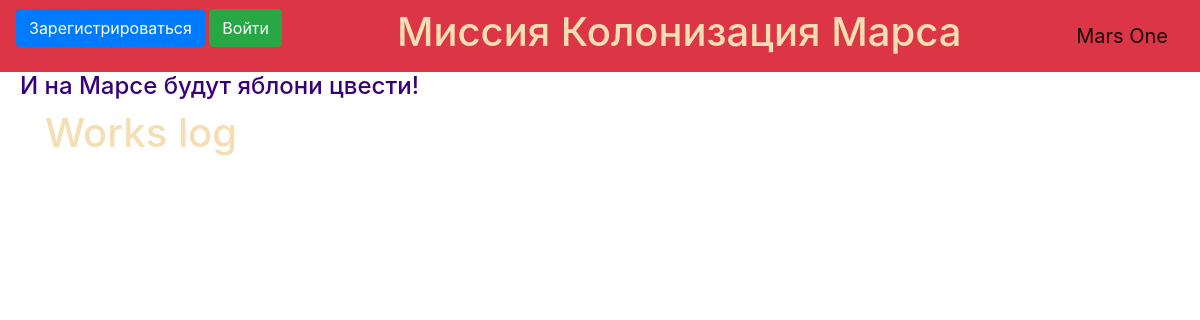
Before: / with the older database file.
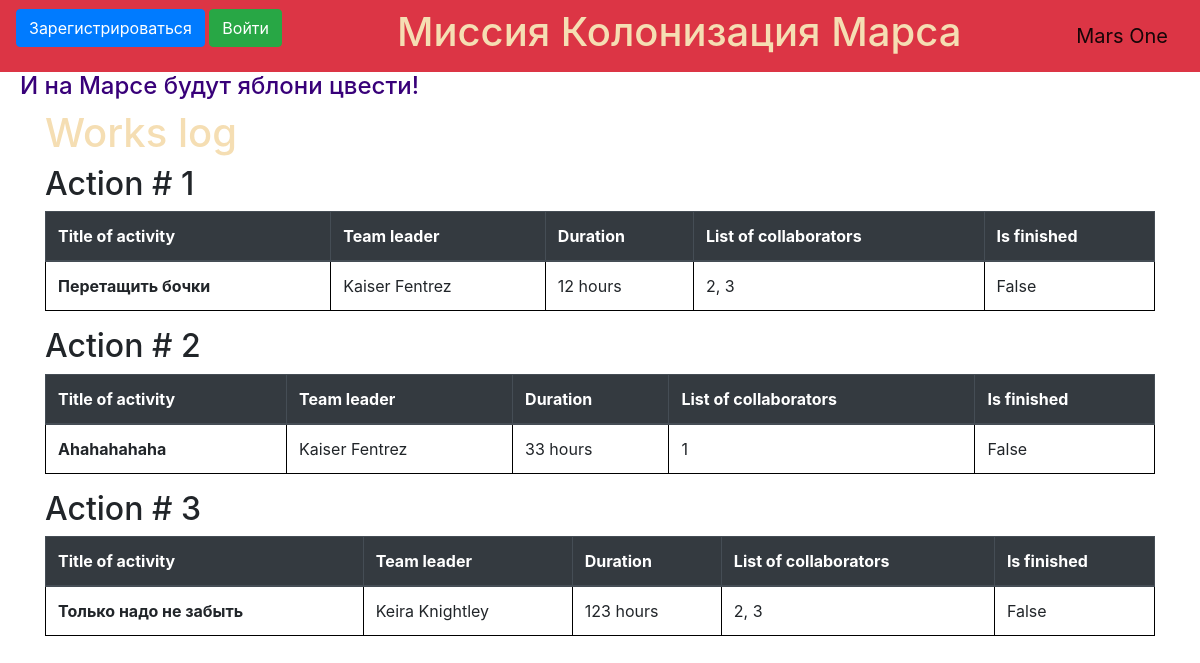
After: the same page with the newer database file.
### data/jobs.py (models this page shows, shortened)
class Jobs(SqlAlchemyBase):
    __tablename__ = 'jobs'
    id = sqlalchemy.Column(sqlalchemy.Integer,
                           primary_key=True, autoincrement=True)
    team_leader = sqlalchemy.Column(sqlalchemy.Integer,
                                sqlalchemy.ForeignKey("users.id"))
    job = sqlalchemy.Column(sqlalchemy.Integer, nullable=True)
    work_size = sqlalchemy.Column(sqlalchemy.Integer)
    collaborators = sqlalchemy.Column(sqlalchemy.String, nullable=True)
    end_date = sqlalchemy.Column(sqlalchemy.DateTime,
                                 default=datetime.datetime.now)
    start_date = sqlalchemy.Column(sqlalchemy.DateTime,
                                   default=datetime.datetime.now)
    is_finished = sqlalchemy.Column(sqlalchemy.Boolean, nullable=True)
    user = orm.relation('User')

### data/users.py (models this page shows, shortened)
class User(SqlAlchemyBase, UserMixin):
    __tablename__ = 'users'
    id = sqlalchemy.Column(sqlalchemy.Integer,
                           primary_key=True, autoincrement=True)
    surname = sqlalchemy.Column(sqlalchemy.String, nullable=True)
    name = sqlalchemy.Column(sqlalchemy.String, nullable=True)
    age = sqlalchemy.Column(sqlalchemy.Integer)
    position = sqlalchemy.Column(sqlalchemy.String, nullable=True)
    speciality = sqlalchemy.Column(sqlalchemy.String, nullable=True)
    address = sqlalchemy.Column(sqlalchemy.String, nullable=True)
    email = sqlalchemy.Column(sqlalchemy.String,
                              index=True, unique=True, nullable=True)
    hashed_password = sqlalchemy.Column(sqlalchemy.String, nullable=True)
    modified_date = sqlalchemy.Column(sqlalchemy.DateTime,
                                     default=datetime.datetime.now)
    jobs = orm.relation("Jobs", back_populates='user')

### main.py (the view)
@app.route("/")
def index():
    db_sess = db_session.create_session()
    jobs = db_sess.query(Jobs).all()
    return render_template("index.html", jobs=jobs)

### data/db_session.py (called while the page is built)
def create_session() -> Session:
    global __factory
    return __factory()

### templates/index.html (shortened to what this page needs)
{% extends "base.html" %}
{% block content %}
<h1>Works log</h1>
{% for item in jobs%}
<h2> Action # {{item.id}} </h2>
<table class="table">
    <thead class="thead-dark">
    <tr>
        <th scope="col">Title of activity</th>
        <th scope="col">Team leader</th>
        <th scope="col">Duration</th>
        <th scope="col">List of collaborators</th>
        <th scope="col">Is finished</th>
    </tr>
    </thead>
    <tbody>
    <tr>
        <th scope="row">{{item.job}}</th>
        <td>{{item.user.surname}} {{item.user.name}}</td>
        <td>{{item.work_size}} hours</td>
        <td>{{item.collaborators}}</td>
        <td>{{item.is_finished}}</td>
    </tr>
    </tbody>
</table>
{% endfor %}
{% endblock %}

### templates/base.html (shortened to what this page needs)
<!doctype html>
<html lang="en">
<head>
    <link rel="stylesheet" type="text/css" href="{{ url_for('static', filename='css/style2.css') }}">
    <link rel="stylesheet" href="https://stackpath.bootstrapcdn.com/bootstrap/4.4.1/css/bootstrap.min.css"
>
</head>
<body>
    <header>
        <nav class="navbar navbar-light bg-danger">
            {% if current_user.is_authenticated %}
            <a class="navbar-brand" href="/logout">{{ current_user.surname}} {{ current_user.name }}</a>
            {% else %}
            <p>
                <a class="btn btn-primary " href="/register">Зарегистрироваться</a>
                <a class="btn btn-success" href="/login">Войти</a>
            </p>
            {% endif %}
            <h1>Миссия Колонизация Марса</h1>
            <a class="navbar-brand" href="#">Mars One</a>
        </nav>
    </header>
    <h4>И на Марсе будут яблони цвести!</h4>
    <main role="main" class="container">
        {% block content %}{% endblock %}
    </main>
</body>
</html>

### static/css/style2.css (style rules this page uses)
h4 { padding-left: 20px; color: rgb(56, 0, 121); }
h1 { color: wheat; }
table, th, td { border: 1px solid black; border-collapse: collapse; }
td { padding: 100px; }

Changed rows visible on the page:
added Jobs: id "1", job "Перетащить бочки", user.surname "Kaiser", user.name "Fentrez", work_size "12", collaborators "2, 3", is_finished "False"
added Jobs: id "2", job "Ahahahahaha", user.surname "Kaiser", user.name "Fentrez", work_size "33", collaborators "1", is_finished "False"
added Jobs: id "3", job "Только надо не забыть", user.surname "Keira", user.name "Knightley", work_size "123", collaborators "2, 3", is_finished "False"
